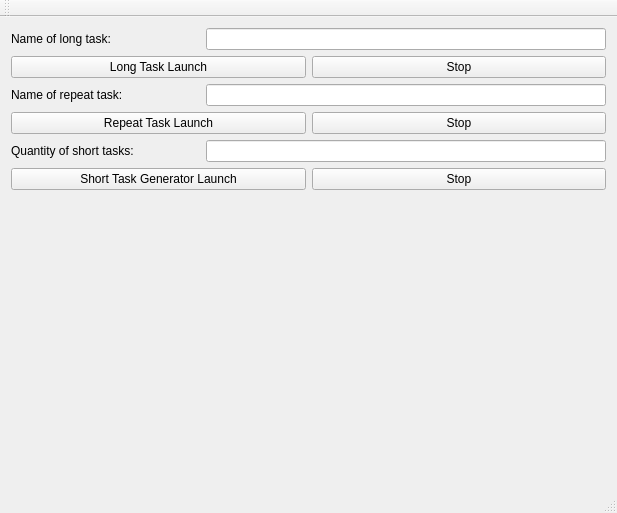
<?xml version="1.0" encoding="UTF-8"?>
<ui version="4.0">
 <class>AdvancedThreadPoolTestShell</class>
 <widget class="QMainWindow" name="AdvancedThreadPoolTestShell">
  <property name="geometry">
   <rect>
    <x>0</x>
    <y>0</y>
    <width>617</width>
    <height>513</height>
   </rect>
  </property>
  <property name="windowTitle">
   <string>Advanced Thread Pool - test shell</string>
  </property>
  <widget class="QWidget" name="centralWidget">
   <layout class="QGridLayout" name="gridLayout">
    <item row="0" column="0">
     <layout class="QVBoxLayout" name="verticalLayout">
      <item>
       <layout class="QHBoxLayout" name="horizontalLayout">
        <item>
         <widget class="QLabel" name="label_3">
          <property name="text">
           <string>Name of long task:</string>
          </property>
         </widget>
        </item>
        <item>
         <spacer name="horizontalSpacer">
          <property name="orientation">
           <enum>Qt::Horizontal</enum>
          </property>
          <property name="sizeHint" stdset="0">
           <size>
            <width>40</width>
            <height>20</height>
           </size>
          </property>
         </spacer>
        </item>
        <item>
         <widget class="QLineEdit" name="lineEdit_LongTaskName">
          <property name="sizePolicy">
           <sizepolicy hsizetype="Fixed" vsizetype="Fixed">
            <horstretch>0</horstretch>
            <verstretch>0</verstretch>
           </sizepolicy>
          </property>
          <property name="minimumSize">
           <size>
            <width>400</width>
            <height>0</height>
           </size>
          </property>
         </widget>
        </item>
       </layout>
      </item>
      <item>
       <layout class="QHBoxLayout" name="horizontalLayout_2">
        <item>
         <widget class="QPushButton" name="pushButton_LongTask">
          <property name="text">
           <string>Long Task Launch</string>
          </property>
         </widget>
        </item>
        <item>
         <widget class="QPushButton" name="pushButton_LongTask_Stop">
          <property name="text">
           <string>Stop</string>
          </property>
         </widget>
        </item>
       </layout>
      </item>
      <item>
       <layout class="QHBoxLayout" name="horizontalLayout_4">
        <item>
         <widget class="QLabel" name="label_2">
          <property name="text">
           <string>Name of repeat task:</string>
          </property>
         </widget>
        </item>
        <item>
         <spacer name="horizontalSpacer_3">
          <property name="orientation">
           <enum>Qt::Horizontal</enum>
          </property>
          <property name="sizeHint" stdset="0">
           <size>
            <width>40</width>
            <height>20</height>
           </size>
          </property>
         </spacer>
        </item>
        <item>
         <widget class="QLineEdit" name="lineEdit_RepeatTaskName">
          <property name="sizePolicy">
           <sizepolicy hsizetype="Fixed" vsizetype="Fixed">
            <horstretch>0</horstretch>
            <verstretch>0</verstretch>
           </sizepolicy>
          </property>
          <property name="minimumSize">
           <size>
            <width>400</width>
            <height>0</height>
           </size>
          </property>
         </widget>
        </item>
       </layout>
      </item>
      <item>
       <layout class="QHBoxLayout" name="horizontalLayout_3">
        <item>
         <widget class="QPushButton" name="pushButton_RepeatTask">
          <property name="text">
           <string>Repeat Task Launch</string>
          </property>
         </widget>
        </item>
        <item>
         <widget class="QPushButton" name="pushButton_RepeatTask_Stop">
          <property name="text">
           <string>Stop</string>
          </property>
         </widget>
        </item>
       </layout>
      </item>
      <item>
       <layout class="QHBoxLayout" name="horizontalLayout_5">
        <item>
         <widget class="QLabel" name="label">
          <property name="text">
           <string>Quantity of short tasks:</string>
          </property>
         </widget>
        </item>
        <item>
         <spacer name="horizontalSpacer_2">
          <property name="orientation">
           <enum>Qt::Horizontal</enum>
          </property>
          <property name="sizeHint" stdset="0">
           <size>
            <width>40</width>
            <height>20</height>
           </size>
          </property>
         </spacer>
        </item>
        <item>
         <widget class="QLineEdit" name="lineEdit_ShortTaskQuantity">
          <property name="sizePolicy">
           <sizepolicy hsizetype="Fixed" vsizetype="Fixed">
            <horstretch>0</horstretch>
            <verstretch>0</verstretch>
           </sizepolicy>
          </property>
          <property name="minimumSize">
           <size>
            <width>400</width>
            <height>0</height>
           </size>
          </property>
         </widget>
        </item>
       </layout>
      </item>
      <item>
       <layout class="QHBoxLayout" name="horizontalLayout_6">
        <item>
         <widget class="QPushButton" name="pushButton_ShortTaskGenerator">
          <property name="text">
           <string>Short Task Generator Launch</string>
          </property>
         </widget>
        </item>
        <item>
         <widget class="QPushButton" name="pushButton_ShortTaskGenerator_Stop">
          <property name="text">
           <string>Stop</string>
          </property>
         </widget>
        </item>
       </layout>
      </item>
      <item>
       <spacer name="verticalSpacer">
        <property name="orientation">
         <enum>Qt::Vertical</enum>
        </property>
        <property name="sizeHint" stdset="0">
         <size>
          <width>20</width>
          <height>40</height>
         </size>
        </property>
       </spacer>
      </item>
     </layout>
    </item>
   </layout>
  </widget>
  <widget class="QMenuBar" name="menuBar">
   <property name="geometry">
    <rect>
     <x>0</x>
     <y>0</y>
     <width>617</width>
     <height>21</height>
    </rect>
   </property>
  </widget>
  <widget class="QToolBar" name="mainToolBar">
   <attribute name="toolBarArea">
    <enum>TopToolBarArea</enum>
   </attribute>
   <attribute name="toolBarBreak">
    <bool>false</bool>
   </attribute>
  </widget>
  <widget class="QStatusBar" name="statusBar"/>
 </widget>
 <layoutdefault spacing="6" margin="11"/>
 <resources/>
 <connections/>
</ui>
